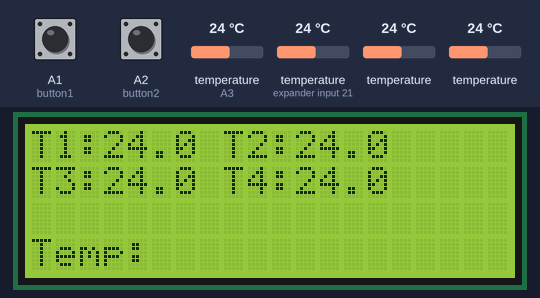
The sketch below on a simulated Arduino Uno, built with avr-gcc and run on an emulated ATmega328P. Parts: 20×4 character LCD. The inputs (shaded band) are chosen by the test bench; at power-on: A1 (button1) HIGH, A2 (button2) HIGH, temperature (sensors on A3, expander input 21) 24 °C, temperature 24 °C. The local clock reads 2024-03-15 10:24:30 at power-on unless the sketch sets it; storage starts empty; what the sketch prints to the serial monitor is not drawn.

Above: at 1.6 s.
1.7 s: A1 (button1) pulled LOW for 0.6 s
At 2.55 s:
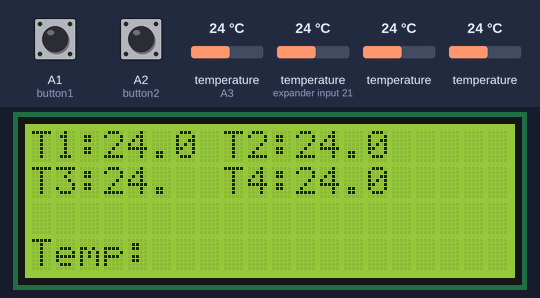
3.9 s: A2 (button2) pulled LOW for 0.6 s
At 5.9 s:
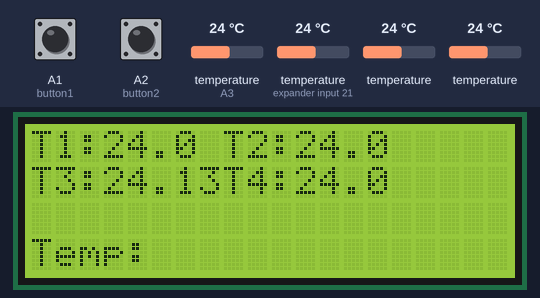
6.0 s: A1 (button1) pulled LOW for 1 s
At 7.17 s:
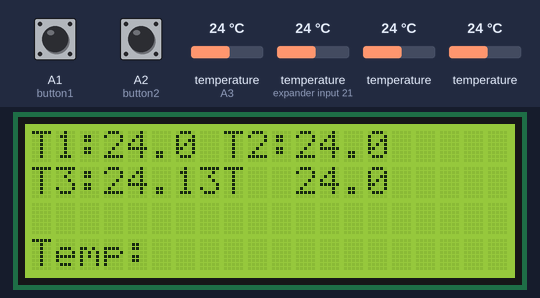
8.5 s: A2 (button2) pulled LOW for 1 s
At 9.87 s:
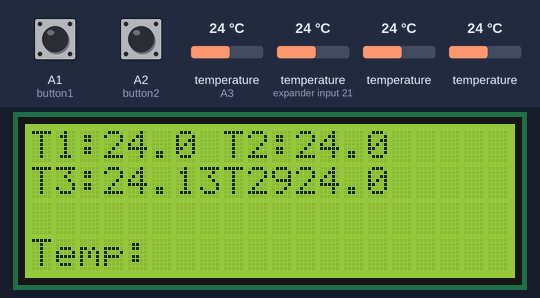
Timing chart, 0 to 11.5 s (numbered marks = the images above; inputs shaded):
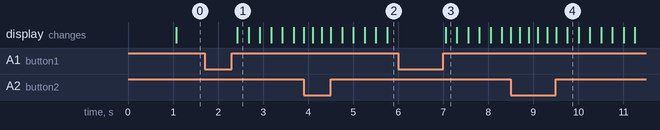

Measured:
- after the input at 1.7 s, the display: changes after 0.73 s (image 1)
- after the input at 3.9 s, the display: first changes at once (image 2 shows a later state)
- after the input at 6.0 s, the display: changes after 1.1 s (image 3)
- after the input at 8.5 s, the display: first changes at once (image 4 shows a later state)

The sketch:

fridgeThermocouple.ino
```cpp
// (licence header left out)
#include <SD.h>               // include Arduino SD library
#include <OneWire.h>
#include <DallasTemperature.h>
#include <LiquidCrystal.h>    // include Arduino LCD library
#include <RTClib.h>           // include Adafruit RTC library

// LCD module connections (RS, E, D4, D5, D6, D7)
LiquidCrystal lcd(2, 3, 4, 5, 6, 7);

// initialize RTC library
RTC_DS3231 rtc;
DateTime   now;

// buttons definition
#define ONE_WIRE_BUS A3
#define button1       A1   // button B1 is connected to Arduino pin A1
#define button2       A2   // button B2 is connected to Arduino pin A2
// define DS18B20 data pin
#define button4 A3
File dataLog;
boolean sd_ok = 0;

 // Setup a oneWire instance to communicate with any OneWire devices
// (not just Maxim/Dallas temperature ICs)
OneWire oneWire(ONE_WIRE_BUS);
// Pass our oneWire reference to Dallas Temperature.
DallasTemperature sensors(&oneWire);

void setup()
{
  pinMode(button1, INPUT_PULLUP);
  pinMode(button2, INPUT_PULLUP);

  rtc.begin();          // initialize RTC chip
  lcd.begin(20, 4);     // initialize LCD module
  lcd.setCursor(0, 3);  // move cursor to column 0, row 3 (last row)
  lcd.print("Temp:");

  // open serial communications and wait for port to open:
  Serial.begin(9600);
  Serial.print("Initializing SD card...");

  // initialize the SD card
  if ( !SD.begin() )
    Serial.println("initialization failed!");  // initialization error

  else {   // initialization OK
    sd_ok = 1;
    Serial.println("initialization done.");
    if( SD.exists("Log.txt") == 0 )   // test if file with name 'Log.txt' already exists
    {  // create a text file named 'Log.txt'
      Serial.print("\r\nCreate 'Log.txt' file ... ");
      dataLog = SD.open("Log.txt", FILE_WRITE);   // create (&open) file Log.txt
      if(dataLog) {                               // if the file opened okay, write to it:
        Serial.println("OK");
        // write some texts to 'Log.txt' file
        dataLog.println("    DATE    |    TIME  | TEMPERATURE");
        dataLog.println("(dd-mm-yyyy)|(hh:mm:ss)|");
        dataLog.close();   // close the file
      }
      else
        Serial.println("error creating file.");
    }
  }

  Serial.println("\r\n    DATE    |    TIME  | TEMPERATURE");
  Serial.println("(dd-mm-yyyy)|(hh:mm:ss)|");
}

// main loop
void loop()
{
  // call sensors.requestTemperatures() to issue a global temperature
 // request to all devices on the bus
  Serial.print(" Requesting temperatures...");
  sensors.requestTemperatures(); // Send the command to get temperatures
  Serial.println("DONE");
  Serial.print("Temperature for Device 1 is: ");
  Serial.println(sensors.getTempCByIndex(0)); // Why "byIndex"?
  Serial.print("Temperature for Device 2 is: ");
  Serial.println(sensors.getTempCByIndex(1)); // Why "byIndex"?
  Serial.print("Temperature for Device 3 is: ");
  Serial.println(sensors.getTempCByIndex(2)); // Why "byIndex"?
  Serial.print("Temperature for Device 4 is: ");
  Serial.println(sensors.getTempCByIndex(3)); // Why "byIndex"?

  now = rtc.now();  // read current time and date from the RTC chip
  RTC_display();    // diaplay time & calendar

  if( !digitalRead(button1) )  // if B1 is pressed
  if( debounce() )             // call debounce function (make sure B1 is pressed)
  {
    while( debounce() );  // call debounce function (wait for B1 to be released)

    byte hour   = edit( now.hour() );         // edit hours
    byte minute = edit( now.minute() );       // edit minutes
    byte day    = edit( now.day() );          // edit date
    byte month  = edit( now.month() );        // edit month
    byte year   = edit( now.year() - 2000 );  // edit year

    // write time & date data to the RTC chip
    rtc.adjust(DateTime(2000 + year, month, day, hour, minute, 0));

    while(debounce());  // call debounce function (wait for button B1 to be released)
  }

  static byte p_second;
  if( (now.second() % 10 == 0) && (p_second != now.second()) )
  {   // read & print temperature value from sensor every 10 seconds
    unsigned int ds18b20_temp;
    char buffer1[12], buffer2[26];
    bool sensor_ok = 0;
    p_second = now.second();
   /* if( ds18b20_read(&ds18b20_temp) )
    {
      sensor_ok = 1;
      if (ds18b20_temp & 0x8000)           // if temperature < 0
      {
        ds18b20_temp = ~ds18b20_temp + 1;  // change temperature value to positive form
        sprintf(buffer1, "-%02u.%04u%cC", (ds18b20_temp/16) % 100, (ds18b20_temp & 0x0F) * 625, 223);
      }
      else
      {      // otherwise (temperature >= 0)
        if (ds18b20_temp/16 >= 100)          // if temperature >= 100.0 °C
          sprintf(buffer1, "%03u.%04u%cC", ds18b20_temp/16, (ds18b20_temp & 0x0F) * 625, 223);
        else      // otherwise ( 0 <= temperature < 100.0)
          sprintf(buffer1, " %02u.%04u%cC", ds18b20_temp/16, (ds18b20_temp & 0x0F) * 625, 223);
      }
    } */
//    else
   //   sprintf(buffer1, "   ERROR  ");

    lcd.setCursor(5, 3);
    lcd.print(buffer1);

    sprintf( buffer2, " %02u-%02u-%04u | %02u:%02u:%02u | ", now.day(), now.month(), now.year(),
                      now.hour(), now.minute(), now.second() );
    if(sensor_ok) {
      buffer1[8] = 194;   // put degree symbol
      buffer1[9] = 176;
      buffer1[10] = 'C';  // put 'C' letter
      buffer1[11] = '\0'; // put string terminator
    }
    // print data on PC serial monitor
    Serial.print(buffer2);
    Serial.println(buffer1);
    // write data to SD card
    if(sd_ok)
    {  // if the SD card was successfully initialized
      // open Log.txt file with write permission
      dataLog = SD.open("Log.txt", FILE_WRITE);
      dataLog.print( buffer2 );
      dataLog.println( buffer1 );
      dataLog.close();   // close the file
    }

  }

  delay(100);   // wait 100ms
}


//////////////////////////////////////// RTC functions ////////////////////////////////////////
void RTC_display()
{
  char _buffer[17];
  char dow_matrix[7][10] = {" SUNDAY  ", " MONDAY  ", " TUESDAY ", "WEDNESDAY",
                             "THURSDAY ", " FRIDAY  ", "SATURDAY "};
    // print date
    char s[5];
    dtostrf(sensors.getTempCByIndex(0),4,1,s);
  lcd.setCursor(0, 0);
  lcd.print("T1:");
  lcd.setCursor(3,0);
  lcd.print(s);

  char s2[5];
  dtostrf(sensors.getTempCByIndex(1),4,1,s2);
  lcd.setCursor(8, 0);
  lcd.print("T2:");
  lcd.setCursor(11,0);
  lcd.print(s2);


  char s3[5];
  dtostrf(sensors.getTempCByIndex(2),4,1,s3);
  //sprintf(_buffer, "T3:%s", s3);
  lcd.setCursor(0, 1);
  lcd.print("T3:");
  lcd.setCursor(3,1);
  lcd.print(s3);


  char s4[5];
   dtostrf(sensors.getTempCByIndex(3),4,1,s4);
  //sprintf(_buffer, "T4:%s", s4);
  lcd.setCursor(8, 1);
  lcd.print("T4:");
  lcd.setCursor(11,1);
  lcd.print(s4);


 // sprintf( _buffer, "DATE: %02u-%02u-%04u", now.day(), now.month(), now.year() );
 //lcd.setCursor(8, 1);
  //lcd.print(_buffer);
  //lcd.setCursor(4, 0);
  //lcd.print( dow_matrix[now.dayOfTheWeek()] );
  // print time
 // sprintf( _buffer, "TIME: %02u:%02u:%02u", now.hour(), now.minute(), now.second() );
  //lcd.setCursor(0, 1);
  //lcd.print(_buffer);
}

byte edit(byte parameter)
{
  static byte i = 0, y_pos,
              x_pos[5] = {6, 9, 6, 9, 14};
  char text[3];
  sprintf(text,"%02u", parameter);

  if(i < 2)
    y_pos = 1;
  else
    y_pos = 2;

  while( debounce() );   // call debounce function (wait for B1 to be released)

  while(true) {
    while( !digitalRead(button2) ) {  // while B2 is pressed
      parameter++;
      if(i == 0 && parameter > 23)    // if hours > 23 ==> hours = 0
        parameter = 0;
      if(i == 1 && parameter > 59)    // if minutes > 59 ==> minutes = 0
        parameter = 0;
      if(i == 2 && parameter > 31)    // if day > 31 ==> day = 1
        parameter = 1;
      if(i == 3 && parameter > 12)    // If month > 12 ==> month = 1
        parameter = 1;
      if(i == 4 && parameter > 99)    // If year > 99 ==> year = 0
        parameter = 0;

      sprintf(text,"%02u", parameter);
      lcd.setCursor(x_pos[i], y_pos);
      lcd.print(text);
      delay(200);       // wait 200ms
    }

    lcd.setCursor(x_pos[i], y_pos);
    lcd.print("  ");
    unsigned long previous_m = millis();
    while( (millis() - previous_m < 250) && digitalRead(button1) && digitalRead(button2) ) ;
    lcd.setCursor(x_pos[i], y_pos);
    lcd.print(text);
    previous_m = millis();
    while( (millis() - previous_m < 250) && digitalRead(button1) && digitalRead(button2) ) ;

    if(!digitalRead(button1))
    {                     // if button B1 is pressed
      i = (i + 1) % 5;    // increment 'i' for the next parameter
      return parameter;   // return parameter value and exit
    }
  }
}

// a small function for button1 (B1) debounce
bool debounce ()
{
  byte count = 0;
  for(byte i = 0; i < 5; i++)
  {
    if ( !digitalRead(button1) )
      count++;
    delay(10);
  }

  if(count > 2)  return 1;
  else           return 0;
}
////////////////////////////////////// end RTC functions //////////////////////////////////////

////////////////////////////////// DS18B20 sensor functions ///////////////////////////////////
/*
bool ds18b20_start()
{
  bool ret = 0;
  digitalWrite(DS18B20_PIN, LOW);  // send reset pulse to the DS18B20 sensor
  pinMode(DS18B20_PIN, OUTPUT);
  delayMicroseconds(500);          // wait 500 us
  pinMode(DS18B20_PIN, INPUT);
  delayMicroseconds(100);          // wait to read the DS18B20 sensor response
  if (!digitalRead(DS18B20_PIN))
  {
    ret = 1;                  // DS18B20 sensor is present
    delayMicroseconds(400);   // wait 400 us
  }
  return(ret);
} */

 /*
void ds18b20_write_bit(bool value)
{
  digitalWrite(DS18B20_PIN, LOW);
  pinMode(DS18B20_PIN, OUTPUT);
  delayMicroseconds(2);
  digitalWrite(DS18B20_PIN, value);
  delayMicroseconds(80);
  pinMode(DS18B20_PIN, INPUT);
  delayMicroseconds(2);
} */
 /*
void ds18b20_write_byte(byte value)
{
  byte i;
  for(i = 0; i < 8; i++)
    ds18b20_write_bit(bitRead(value, i));
} */

 /*
bool ds18b20_read_bit(void)
{
  bool value;
  digitalWrite(DS18B20_PIN, LOW);
  pinMode(DS18B20_PIN, OUTPUT);
  delayMicroseconds(2);
  pinMode(DS18B20_PIN, INPUT);
  delayMicroseconds(5);
  value = digitalRead(DS18B20_PIN);
  delayMicroseconds(100);
  return value;
} */
 /*
byte ds18b20_read_byte(void)
{
  byte i, value;
  for(i = 0; i < 8; i++)
    bitWrite(value, i, ds18b20_read_bit());
  return value;
}

bool ds18b20_read(int *raw_temp_value)
{
  if (!ds18b20_start())  // send start pulse
    return(0);
  ds18b20_write_byte(0xCC);   // send skip ROM command
  ds18b20_write_byte(0x44);   // send start conversion command
  while(ds18b20_read_byte() == 0);  // wait for conversion complete
  if (!ds18b20_start())             // send start pulse
    return(0);                      // return 0 if error
  ds18b20_write_byte(0xCC);         // send skip ROM command
  ds18b20_write_byte(0xBE);         // send read command

  // read temperature LSB byte and store it on raw_temp_value LSB byte
  *raw_temp_value = ds18b20_read_byte();
  // read temperature MSB byte and store it on raw_temp_value MSB byte
  *raw_temp_value |= (unsigned int)(ds18b20_read_byte() << 8);

  return(1);  // OK --> return 1
}
*/
//////////////////////////////////// end DS18B20 functions ////////////////////////////////////

// end of code.
```
